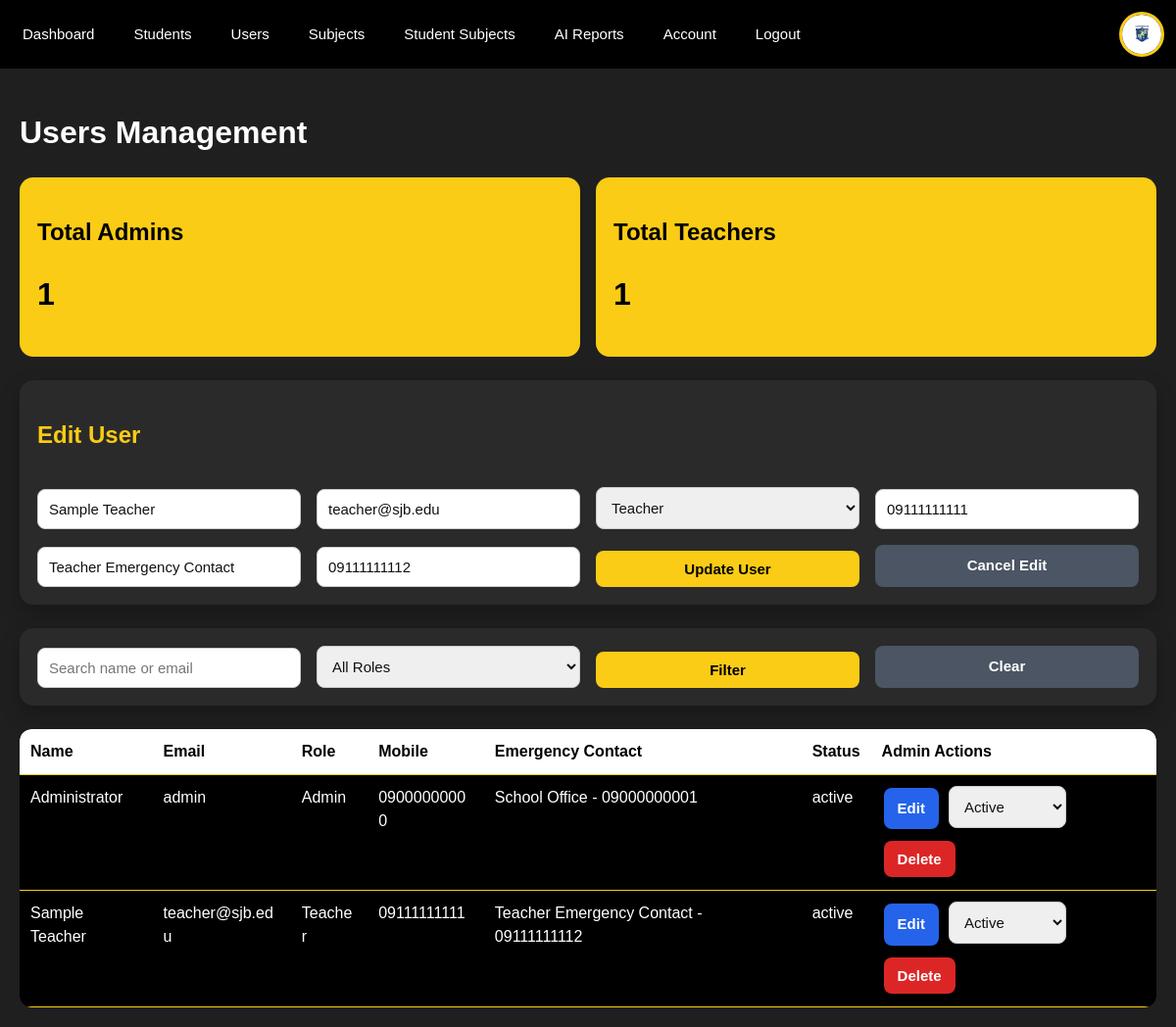
The page /teachers.php?edit=2 (signed in) on the database its author committed.
### tables this page shows
CREATE TABLE users (
    id INT AUTO_INCREMENT PRIMARY KEY,
    name VARCHAR(100) NOT NULL,
    email VARCHAR(100) NOT NULL UNIQUE,
    mobile_number VARCHAR(30) NULL,
    emergency_contact_person VARCHAR(100) NULL,
    emergency_contact_number VARCHAR(30) NULL,
    password VARCHAR(255) NOT NULL,
    role ENUM('admin', 'teacher') NOT NULL,
    created_at TIMESTAMP DEFAULT CURRENT_TIMESTAMP
);

### teachers.php (the view, shortened to what this page needs)
<?php
require_once 'db.php';
require_once 'helpers.php';
$edit_user = null;
if (isset($_GET['edit'])) {
    $edit_id = intval($_GET['edit']);
    $stmt = $conn->prepare("SELECT * FROM users WHERE id=? AND role IN ('admin','teacher') LIMIT 1");
    $stmt->bind_param("i", $edit_id);
    $stmt->execute();
    $edit_user = $stmt->get_result()->fetch_assoc();
}
$search = trim($_GET['search'] ?? '');
$query = "SELECT * FROM users WHERE role IN ('admin','teacher')";
$query .= " ORDER BY role, name";
$stmt = $conn->prepare($query);
$stmt->execute();
$users = $stmt->get_result();
$admin_count = $conn->query("SELECT COUNT(*) AS total FROM users WHERE role='admin'")->fetch_assoc()['total'] ?? 0;
$teacher_count = $conn->query("SELECT COUNT(*) AS total FROM users WHERE role='teacher'")->fetch_assoc()['total'] ?? 0;
?>
<!DOCTYPE html>
<html>
<head>
    <link rel="stylesheet" href="style.css">
</head>
<body>
<div class="container">
    <h1>Users Management</h1>
    <div class="grid grid-2">
        <div class="card-yellow">
            <h2>Total Admins</h2>
            <h1><?= safe($admin_count) ?></h1>
        </div>
        <div class="card-yellow">
            <h2>Total Teachers</h2>
            <h1><?= safe($teacher_count) ?></h1>
        </div>
    </div>
    <br>
    <form method="POST" class="card grid grid-3">
        <h2 style="grid-column:1/-1; color:#facc15;">
            <?= $edit_user ? 'Edit User' : 'Add User' ?>
        </h2>
        <input name="name" placeholder="Full Name" value="<?= safe($edit_user['name'] ?? '') ?>" required>
        <input name="email" type="email" placeholder="Email" value="<?= safe($edit_user['email'] ?? '') ?>" required>
        <select name="role" required>
            <option value="teacher" <?= (($edit_user['role'] ?? '') === 'teacher') ? 'selected' : '' ?>>Teacher</option>
        </select>
        <input name="mobile_number" placeholder="Mobile Number" value="<?= safe($edit_user['mobile_number'] ?? '') ?>" required>
        <input name="emergency_contact_person" placeholder="Emergency Contact Person" value="<?= safe($edit_user['emergency_contact_person'] ?? '') ?>" required>
        <input name="emergency_contact_number" placeholder="Emergency Contact Number" value="<?= safe($edit_user['emergency_contact_number'] ?? '') ?>" required>
        <button class="btn btn-yellow">
            <?= $edit_user ? 'Update User' : 'Add User' ?>
        </button>
        <?php if ($edit_user): ?>
            <a href="teachers.php" class="btn btn-gray">Cancel Edit</a>
        <?php endif; ?>
    </form>
    <br>
    <form method="GET" class="card grid grid-3 no-print">
        <input name="search" value="<?= safe($search) ?>" placeholder="Search name or email">
        <select name="role">
            <option value="">All Roles</option>
        </select>
        <button class="btn btn-yellow">Filter</button>
        <a href="teachers.php" class="btn btn-gray">Clear</a>
    </form>
    <br>
    <div class="table-wrap">
        <table>
            <thead>
                <tr>
                    <th>Name</th>
                    <th>Email</th>
                    <th>Role</th>
                    <th>Mobile</th>
                    <th>Emergency Contact</th>
                    <th>Status</th>
                    <th>Admin Actions</th>
                </tr>
            </thead>
            <tbody>
                <?php if ($users && $users->num_rows > 0): ?>
                    <?php while($u = $users->fetch_assoc()): ?>
                        <tr>
                            <td data-label="Name"><?= safe($u['name']) ?></td>
                            <td data-label="Email"><?= safe($u['email']) ?></td>
                            <td data-label="Role"><?= safe(ucfirst($u['role'])) ?></td>
                            <td data-label="Mobile"><?= safe($u['mobile_number']) ?></td>
                            <td data-label="Emergency Contact"><?= safe($u['emergency_contact_person']) ?> - <?= safe($u['emergency_contact_number']) ?></td>
                            <td data-label="Status"><?= safe($u['status'] ?? 'active') ?></td>
                            <td data-label="Admin Actions">
                                <div class="quick-buttons">
                                    <a class="btn btn-blue" href="teachers.php?edit=<?= $u['id'] ?>">Edit</a>
                                    <form method="POST" style="display:inline-block;">
                                        <select name="status" onchange="this.form.submit()">
                                            <option value="active" <?= (($u['status'] ?? 'active') === 'active') ? 'selected' : '' ?>>Active</option>
                                        </select>
                                    </form>
                                    <form method="POST" onsubmit="return confirm('Are you sure you want to delete this user account?');">
                                        <button class="btn btn-red">Delete</button>
                                    </form>
                                </div>
                            </td>
                        </tr>
                    <?php endwhile; ?>
                <?php else: ?>
                    <tr>
                        <td colspan="7" style="text-align:center;">No users found.</td>
                    </tr>
                <?php endif; ?>
            </tbody>
        </table>
    </div>
</div>
</body>
</html>

### style.css (style rules this page uses)
:root { --yellow: #facc15; --dark: #1f1f1f; --panel: #2a2a2a; --text: #ffffff; --danger: #dc2626; --success: #16a34a; --blue: #2563eb; --gray: #4b5563; }
* { box-sizing: border-box; }
html { width: 100%; overflow-x: hidden; }
body { margin: 0; width: 100%; max-width: 100%; overflow-x: hidden; background: var(--dark); color: var(--text); font-family: Arial, sans-serif; line-height: 1.5; }
.container { padding: 20px; width: 100%; max-width: 1400px; margin: 0 auto; }
.card, .card-yellow { border-radius: 14px; padding: 18px; width: 100%; max-width: 100%; overflow-wrap: break-word; }
.card { background: var(--panel); box-shadow: 0 8px 20px rgba(0,0,0,.25); }
.card-yellow { background: var(--yellow); color: #000; }
.grid { display: grid; gap: 16px; }
.grid-2 { grid-template-columns: repeat(auto-fit, minmax(260px, 1fr)); }
.grid-3 { grid-template-columns: repeat(auto-fit, minmax(220px, 1fr)); }
input, select, textarea { width: 100%; max-width: 100%; padding: 11px; border-radius: 8px; border: 1px solid #ccc; color: #111; font-size: 15px; }
button, .btn { display: inline-block; padding: 10px 14px; border-radius: 8px; border: 0; text-decoration: none; cursor: pointer; font-weight: bold; font-size: 15px; text-align: center; }
.btn-yellow { background: var(--yellow); color: #000; }
.btn-blue { background: var(--blue); color: #fff; }
.btn-red { background: var(--danger); color: #fff; }
.btn-gray { background: var(--gray); color: #fff; }
.quick-buttons { display: flex; gap: 8px; flex-wrap: wrap; }
.quick-buttons a, .quick-buttons button { margin: 2px; }
.table-wrap { width: 100%; max-width: 100%; overflow-x: auto; -webkit-overflow-scrolling: touch; border-radius: 12px; }
table { width: 100%; border-collapse: collapse; background: #000; border-radius: 12px; overflow: hidden; }
th { background: #fff; color: #000; text-align: left; white-space: nowrap; }
th, td { padding: 11px; border-bottom: 1px solid var(--yellow); vertical-align: top; }
td { word-break: normal; overflow-wrap: anywhere; }
form.card { align-items: end; }

### rows shown on the page
users: name "Sample Teacher", email "teacher@sjb.edu", role "Teacher", mobile_number "09111111111", emergency_contact_person "Teacher Emergency Contact", emergency_contact_number "09111111112", status "active", status "Active"
users: name "Administrator", email "admin", role "Admin", mobile_number "09000000000", emergency_contact_person "School Office", emergency_contact_number "09000000001", status "active", status "Active"

### other values the page prints
safe($admin_count) "1"
safe($teacher_count) "1"
